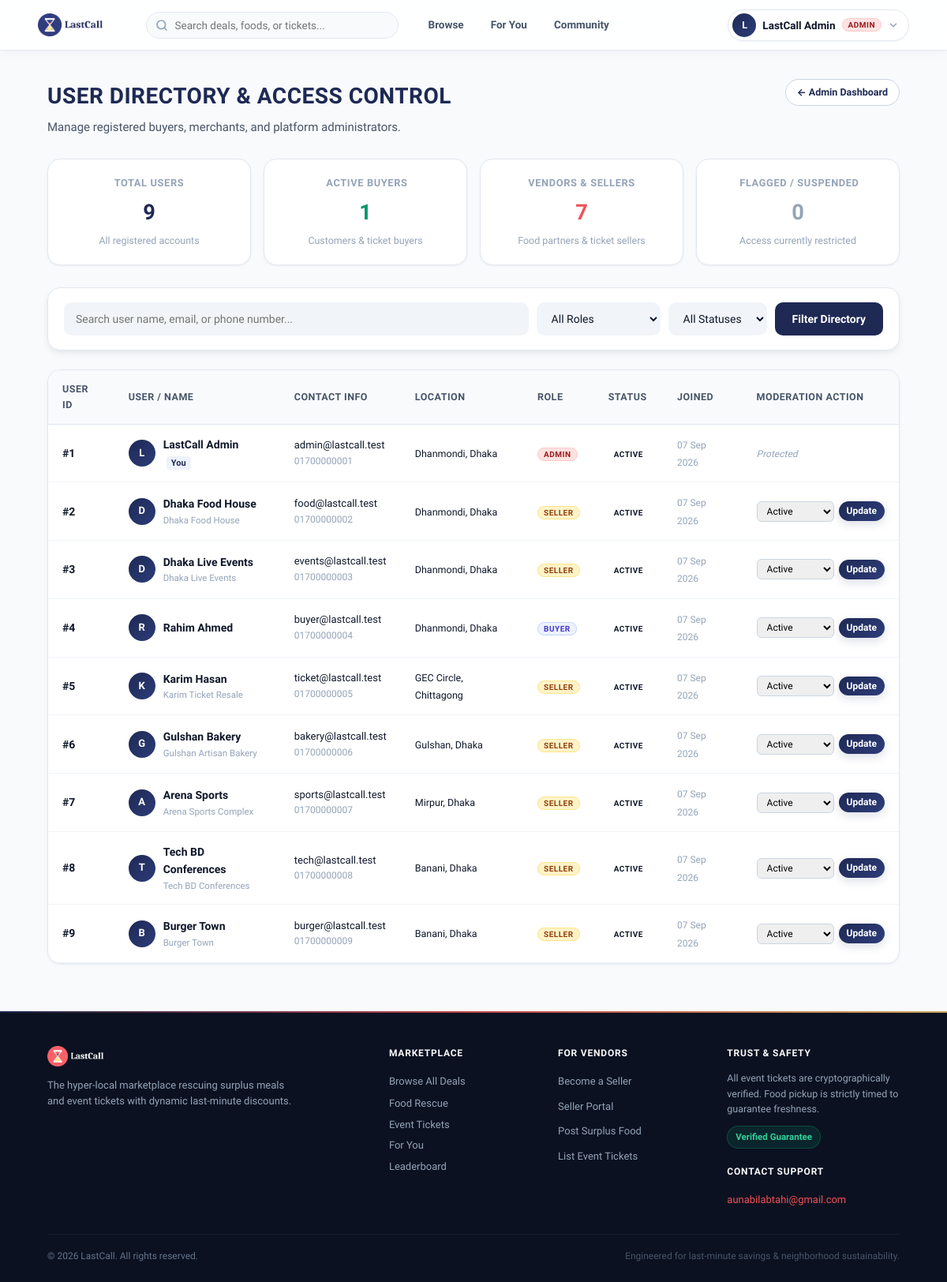
The page /admin/users.php (signed in) on the database its author committed.
### tables this page shows
CREATE TABLE users (
    user_id INT UNSIGNED AUTO_INCREMENT PRIMARY KEY,
    full_name VARCHAR(120) NOT NULL,
    email VARCHAR(150) NOT NULL UNIQUE,
    phone VARCHAR(20) NOT NULL UNIQUE,
    password_hash VARCHAR(255) NOT NULL,
    profile_picture VARCHAR(255) NULL,
    role ENUM('buyer', 'seller', 'admin') NOT NULL DEFAULT 'buyer',
    location_id INT UNSIGNED NULL,

    terms_accepted TINYINT(1) NOT NULL DEFAULT 0,
    terms_version VARCHAR(30) NULL,
    terms_accepted_at DATETIME NULL,

    account_status ENUM('active', 'suspended', 'blocked') NOT NULL DEFAULT 'active',
    created_at TIMESTAMP DEFAULT CURRENT_TIMESTAMP,
    updated_at TIMESTAMP DEFAULT CURRENT_TIMESTAMP ON UPDATE CURRENT_TIMESTAMP,

    CONSTRAINT fk_user_location
        FOREIGN KEY (location_id) REFERENCES locations(location_id)
        ON DELETE SET NULL
);

CREATE TABLE locations (
    location_id INT UNSIGNED AUTO_INCREMENT PRIMARY KEY,
    city VARCHAR(100) NOT NULL,
    area VARCHAR(100) NOT NULL,
    address_line VARCHAR(255) NULL,
    created_at TIMESTAMP DEFAULT CURRENT_TIMESTAMP,

    INDEX idx_location_city_area (city, area)
);

CREATE TABLE seller_profiles (
    seller_profile_id INT UNSIGNED AUTO_INCREMENT PRIMARY KEY,
    user_id INT UNSIGNED NOT NULL UNIQUE,

    seller_type ENUM(
        'food_business',
        'event_organizer',
        'individual_ticket_seller'
    ) NOT NULL,

    business_name VARCHAR(150) NULL,
    verification_document VARCHAR(255) NULL,

    verification_status ENUM('pending', 'approved', 'rejected') NOT NULL DEFAULT 'pending',
    verified_by INT UNSIGNED NULL,
    verified_at DATETIME NULL,
    rejection_reason VARCHAR(255) NULL,

    created_at TIMESTAMP DEFAULT CURRENT_TIMESTAMP,
    updated_at TIMESTAMP DEFAULT CURRENT_TIMESTAMP ON UPDATE CURRENT_TIMESTAMP,

    CONSTRAINT fk_seller_user
        FOREIGN KEY (user_id) REFERENCES users(user_id)
        ON DELETE CASCADE,

    CONSTRAINT fk_seller_verified_by
        FOREIGN KEY (verified_by) REFERENCES users(user_id)
        ON DELETE SET NULL
);

### admin/users.php (the view, shortened to what this page needs)
<?php
require_once __DIR__ . "/../config/database.php";
$adminId = (int) $_SESSION["user_id"];
$statsQuery = $pdo->query("
    SELECT
        COUNT(*) AS total_users,
        SUM(CASE WHEN role = 'buyer' THEN 1 ELSE 0 END) AS total_buyers,
        SUM(CASE WHEN role = 'seller' THEN 1 ELSE 0 END) AS total_sellers,
        SUM(CASE WHEN role = 'admin' THEN 1 ELSE 0 END) AS total_admins,
        SUM(CASE WHEN account_status IN ('suspended', 'blocked') THEN 1 ELSE 0 END) AS total_suspended
    FROM users
");
$userStats = $statsQuery->fetch(PDO::FETCH_ASSOC);
$search = trim($_GET["q"] ?? "");
$whereClauses = [];
$params = [];
$whereSql = !empty($whereClauses) ? "WHERE " . implode(" AND ", $whereClauses) : "";
$userListStmt = $pdo->prepare("
    SELECT
        u.user_id,
        u.full_name,
        u.email,
        u.phone,
        u.role,
        u.account_status,
        u.created_at,
        loc.city,
        loc.area,
        sp.business_name,
        sp.verification_status AS seller_status
    FROM users u
    LEFT JOIN locations loc ON loc.location_id = u.location_id
    LEFT JOIN seller_profiles sp ON sp.user_id = u.user_id
    $whereSql
    ORDER BY u.created_at DESC
");
$userListStmt->execute($params);
$users = $userListStmt->fetchAll(PDO::FETCH_ASSOC);
if (!function_exists("e")) {
    function e(string $value): string {
        return htmlspecialchars($value, ENT_QUOTES, "UTF-8");
    }
}
require_once __DIR__ . "/../includes/header.php";
?>
<main class="admin-container">
    <div class="section-heading">
        <div style="display: flex; justify-content: space-between; align-items: flex-start; flex-wrap: wrap; gap: 12px;">
            <div>
                <h2>User Directory &amp; Access Control</h2>
                <p>Manage registered buyers, merchants, and platform administrators.</p>
            </div>
            <div>
                <a href="dashboard.php" class="btn-demo-action studio-btn">
                    &larr; Admin Dashboard
                </a>
            </div>
        </div>
    </div>
    <div style="display: grid; grid-template-columns: repeat(auto-fit, minmax(210px, 1fr)); gap: 16px; margin-bottom: 28px;">
        <div class="kpi-card" style="background: var(--surface-card); border: 1px solid var(--border-subtle); border-radius: var(--radius-lg); padding: 1.25rem; box-shadow: var(--shadow-sm);">
            <div style="font-size: 0.8rem; color: var(--text-muted); font-weight: 700; text-transform: uppercase; letter-spacing: 0.05em; margin-bottom: 0.35rem;">Total Users</div>
            <div style="font-size: 1.7rem; font-weight: 800; color: var(--brand-navy);"><?= (int) $userStats["total_users"] ?></div>
            <div style="font-size: 0.78rem; color: var(--text-muted); margin-top: 0.2rem;">All registered accounts</div>
        </div>
        <div class="kpi-card" style="background: var(--surface-card); border: 1px solid var(--border-subtle); border-radius: var(--radius-lg); padding: 1.25rem; box-shadow: var(--shadow-sm);">
            <div style="font-size: 0.8rem; color: var(--text-muted); font-weight: 700; text-transform: uppercase; letter-spacing: 0.05em; margin-bottom: 0.35rem;">️ Active Buyers</div>
            <div style="font-size: 1.7rem; font-weight: 800; color: var(--brand-emerald-dark);"><?= (int) $userStats["total_buyers"] ?></div>
            <div style="font-size: 0.78rem; color: var(--text-muted); margin-top: 0.2rem;">Customers &amp; ticket buyers</div>
        </div>
        <div class="kpi-card" style="background: var(--surface-card); border: 1px solid var(--border-subtle); border-radius: var(--radius-lg); padding: 1.25rem; box-shadow: var(--shadow-sm);">
            <div style="font-size: 0.8rem; color: var(--text-muted); font-weight: 700; text-transform: uppercase; letter-spacing: 0.05em; margin-bottom: 0.35rem;">Vendors &amp; Sellers</div>
            <div style="font-size: 1.7rem; font-weight: 800; color: var(--brand-coral);"><?= (int) $userStats["total_sellers"] ?></div>
            <div style="font-size: 0.78rem; color: var(--text-muted); margin-top: 0.2rem;">Food partners &amp; ticket sellers</div>
        </div>
        <div class="kpi-card" style="background: var(--surface-card); border: 1px solid var(--border-subtle); border-radius: var(--radius-lg); padding: 1.25rem; box-shadow: var(--shadow-sm);">
            <div style="font-size: 0.8rem; color: var(--text-muted); font-weight: 700; text-transform: uppercase; letter-spacing: 0.05em; margin-bottom: 0.35rem;">️ Flagged / Suspended</div>
            <div style="font-size: 1.7rem; font-weight: 800; color: <?= (int)$userStats['total_suspended'] > 0 ? '#dc2626' : 'var(--text-muted)' ?>;"><?= (int) $userStats["total_suspended"] ?></div>
            <div style="font-size: 0.78rem; color: var(--text-muted); margin-top: 0.2rem;">Access currently restricted</div>
        </div>
    </div>
    <form method="GET" action="users.php" class="filter-form" style="margin-bottom: 24px;">
        <input type="text" name="q" value="<?= e($search) ?>" placeholder="Search user name, email, or phone number...">
        <select name="role">
            <option value="">All Roles</option>
        </select>
        <select name="status">
            <option value="">All Statuses</option>
        </select>
        <button type="submit">Filter Directory</button>
    </form>
    <div class="table-wrapper">
        <table class="admin-table">
            <thead>
                <tr>
                    <th>User ID</th>
                    <th>User / Name</th>
                    <th>Contact Info</th>
                    <th>Location</th>
                    <th>Role</th>
                    <th>Status</th>
                    <th>Joined</th>
                    <th>Moderation Action</th>
                </tr>
            </thead>
            <tbody>
                <?php if (empty($users)): ?>
                    <tr>
                        <td colspan="8" style="text-align: center; padding: 2.5rem; color: var(--text-muted);">
                            No users matched your search criteria.
                        </td>
                    </tr>
                <?php else: ?>
                    <?php foreach ($users as $u): ?>
                        <tr>
                            <td><strong>#<?= (int) $u["user_id"] ?></strong></td>
                            <td>
                                <div style="display: flex; align-items: center; gap: 10px;">
                                    <div class="seller-avatar-circle" style="width: 34px; height: 34px; font-size: 13px;">
                                        <?= mb_strtoupper(mb_substr($u["full_name"], 0, 1)) ?>
                                    </div>
                                    <div>
                                        <div style="font-weight: 700; color: var(--text-primary);">
                                            <?= e($u["full_name"]) ?>
                                            <?php if ((int)$u["user_id"] === $adminId): ?>
                                                <span style="font-size: 11px; color: var(--brand-navy); background: var(--brand-navy-tint); padding: 2px 6px; border-radius: 4px; margin-left: 4px;">You</span>
                                            <?php endif; ?>
                                        </div>
                                        <?php if (!empty($u["business_name"])): ?>
                                            <div style="font-size: 11.5px; color: var(--text-muted);">
                                                <?= e($u["business_name"]) ?>
                                            </div>
                                        <?php endif; ?>
                                    </div>
                                </div>
                            </td>
                            <td>
                                <div style="font-size: 13px;"><?= e($u["email"]) ?></div>
                                <div style="font-size: 12px; color: var(--text-muted);"><?= e($u["phone"]) ?></div>
                            </td>
                            <td>
                                <?php if (!empty($u["city"])): ?>
                                    <span style="font-size: 12.5px;"><?= e($u["area"] ? $u["area"] . ", " : "") ?><?= e($u["city"]) ?></span>
                                <?php else: ?>
                                    <span style="color: var(--text-muted); font-size: 12px;">—</span>
                                <?php endif; ?>
                            </td>
                            <td>
                                <span class="user-badge <?= e($u["role"]) ?>">
                                    <?= e(ucfirst($u["role"])) ?>
                                </span>
                            </td>
                            <td>
                                <span class="user-badge <?= e($u["account_status"]) ?>" style="<?= $u['account_status'] === 'suspended' ? 'background:#fef3c7; color:#b45309; border:1px solid #fde68a;' : ($u['account_status'] === 'blocked' ? 'background:#fee2e2; color:#b91c1c; border:1px solid #fca5a5;' : '') ?>">
                                    <?= e(ucfirst($u["account_status"])) ?>
                                </span>
                            </td>
                            <td>
                                <span style="font-size: 12px; color: var(--text-muted);">
                                    <?= date("d M Y", strtotime($u["created_at"])) ?>
                                </span>
                            </td>
                            <td>
                                <?php if ((int) $u["user_id"] === $adminId): ?>
                                    <span style="font-size: 12px; color: var(--text-muted); font-style: italic;">Protected</span>
                                <?php else: ?>
                                    <form method="POST" action="users.php" style="display: inline-flex; gap: 6px; align-items: center; margin: 0;">
                                        <select name="status" style="padding: 4px 8px; font-size: 12px; border-radius: 6px; border: 1px solid var(--border-medium);">
                                            <option value="active" <?= $u["account_status"] === "active" ? "selected" : "" ?>>Active</option>
                                        </select>
                                        <button type="submit" class="dashboard-button" style="padding: 4px 10px; font-size: 12px; line-height: 1.4; border: none; cursor: pointer;">
                                            Update
                                        </button>
                                    </form>
                                <?php endif; ?>
                            </td>
                        </tr>
                    <?php endforeach; ?>
                <?php endif; ?>
            </tbody>
        </table>
    </div>
</main>
<?php require_once __DIR__ . "/../includes/footer.php"; ?>

### rows shown on the page
users: user_id "1", full_name "L", full_name "LastCall Admin", shows "You", email "admin@lastcall.test", phone "01700000001", location.area "Dhanmondi,", location.city "Dhaka", role "ADMIN", account_status "ACTIVE", created_at "07 Sep 2026", shows "Protected"
users: user_id "2", full_name "D", full_name "Dhaka Food House", seller_profiles.business_name "Dhaka Food House", email "food@lastcall.test", phone "01700000002", location.area "Dhanmondi,", location.city "Dhaka", role "SELLER", account_status "ACTIVE", created_at "07 Sep 2026", status "Active"
users: user_id "3", full_name "D", full_name "Dhaka Live Events", seller_profiles.business_name "Dhaka Live Events", email "events@lastcall.test", phone "01700000003", location.area "Dhanmondi,", location.city "Dhaka", role "SELLER", account_status "ACTIVE", created_at "07 Sep 2026", status "Active"
users: user_id "4", full_name "R", full_name "Rahim Ahmed", email "buyer@lastcall.test", phone "01700000004", location.area "Dhanmondi,", location.city "Dhaka", role "BUYER", account_status "ACTIVE", created_at "07 Sep 2026", status "Active"
users: user_id "5", full_name "K", full_name "Karim Hasan", seller_profiles.business_name "Karim Ticket Resale", email "ticket@lastcall.test", phone "01700000005", location.area "GEC Circle,", location.city "Chittagong", role "SELLER", account_status "ACTIVE", created_at "07 Sep 2026", status "Active"
users: user_id "6", full_name "G", full_name "Gulshan Bakery", seller_profiles.business_name "Gulshan Artisan Bakery", email "bakery@lastcall.test", phone "01700000006", location.area "Gulshan,", location.city "Dhaka", role "SELLER", account_status "ACTIVE", created_at "07 Sep 2026", status "Active"
users: user_id "7", full_name "A", full_name "Arena Sports", seller_profiles.business_name "Arena Sports Complex", email "sports@lastcall.test", phone "01700000007", location.area "Mirpur,", location.city "Dhaka", role "SELLER", account_status "ACTIVE", created_at "07 Sep 2026", status "Active"
users: user_id "8", full_name "T", full_name "Tech BD Conferences", seller_profiles.business_name "Tech BD Conferences", email "tech@lastcall.test", phone "01700000008", location.area "Banani,", location.city "Dhaka", role "SELLER", account_status "ACTIVE", created_at "07 Sep 2026", status "Active"
users: user_id "9", full_name "B", full_name "Burger Town", seller_profiles.business_name "Burger Town", email "burger@lastcall.test", phone "01700000009", location.area "Banani,", location.city "Dhaka", role "SELLER", account_status "ACTIVE", created_at "07 Sep 2026", status "Active"

### other values the page prints
mb_strtoupper(mb_substr($_userName, 0, 1)) "L"
$_userName "LastCall Admin"
$_role "ADMIN"
$userStats["total_users"] "9"
$userStats["total_buyers"] "1"
$userStats["total_sellers"] "7"
$userStats["total_suspended"] "0"
